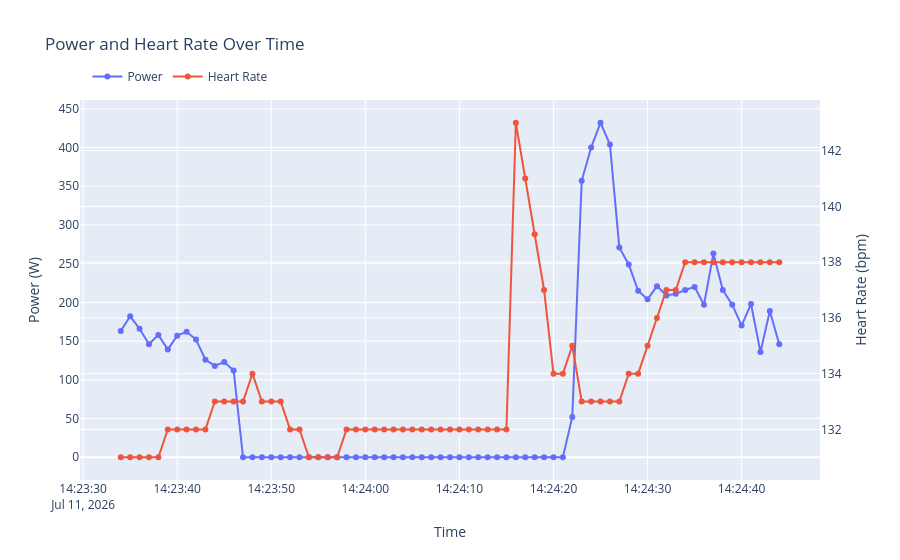

Notebook source saved alongside this figure:
### Markdown cell above
Hier kann ich in den Daten keine Erklärung für den Herzfrequenz-Spike nach den fehlenden Werten entdecken. Es könnte sein, dass irgendetwas passiert ist, was die Daten nicht abbilden (z.B. ich bin schnell abgestiegen und habe einen Energieriegel geholt). Ich würde die Daten daher trotzdem linear annähern.

### Code cell
df = interpolate_range(df, ride_with_missing_values.index.min(), ride_with_missing_values.index.max())
plot_power_and_heart_rate(df, ride_with_missing_values.index.min(), ride_with_missing_values.index.max())
